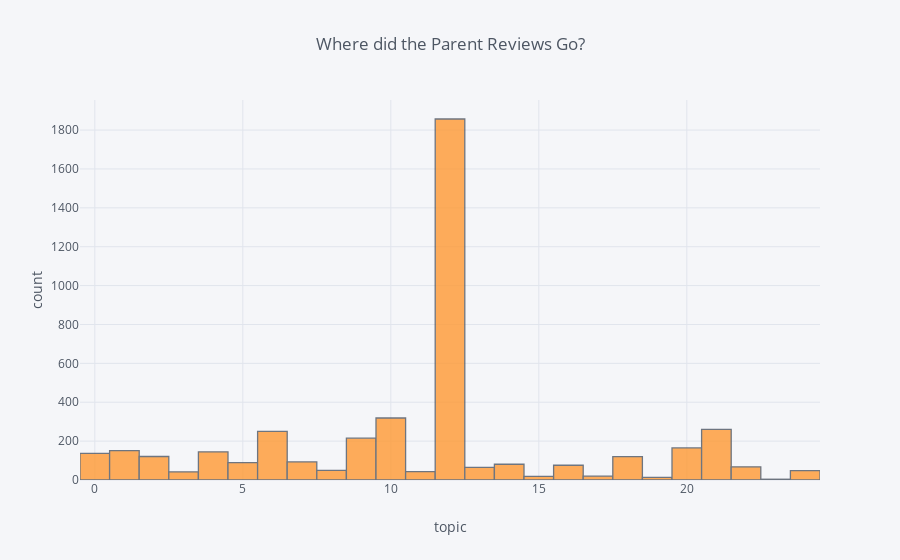

Here is the notebook cell this chart was saved with:
### Code cell
import plotly.plotly as py
import plotly.graph_objs as go
from plotly.offline import iplot, init_notebook_mode
# Using plotly + cufflinks in offline mode
import cufflinks
cufflinks.go_offline(connected=True)
init_notebook_mode(connected=True)


data['SubmittedBy'].value_counts()

list1 = list(data.loc[data['SubmittedBy']=='Submitted by a Parent'].index)

# get the indices of reviews that made it into the present corpus 
range_indices = bn.loosen(os.getcwd() + '/data/by_rating_range.pickle')
indices = data.loc[range_indices['[0, 35)'],'Review_Length']
filtered_index = indices[indices>100].index
result = np.intersect1d(list1, filtered_index)

# get the parent reviews 
parent_reviews = [i for i, e in enumerate(filtered_index) if e in result]

plotdf = topic_dataset.ix[parent_reviews].rename(columns={0:'DomTop'})
plotdf['DomTop'].iplot(kind='hist', xTitle='topic',yTitle='count', title='Where did the Parent Reviews Go?')

### Figure 1 — Plotly figure (JSON) as saved in the notebook; plotly's stock layout.template omitted (floating-point values rounded to 4 significant figures; data arrays with more than 128 entries replaced by an {"elided": "..."} marker saying what was removed)
{"data": [{"histfunc": "count", "histnorm": "", "marker": {"color": "rgba(255, 153, 51, 1.0)", "line": {"color": "#4D5663", "width": 1.3}}, "name": "DomTop", "opacity": 0.8, "orientation": "v", "type": "histogram", "uid": "cadd265e-2dbc-4b67-8d0e-9ed75ee122e2", "x": {"elided": "4452 int values"}}], "layout": {"barmode": "overlay", "legend": {"bgcolor": "#F5F6F9", "font": {"color": "#4D5663"}}, "paper_bgcolor": "#F5F6F9", "plot_bgcolor": "#F5F6F9", "title": {"font": {"color": "#4D5663"}, "text": "Where did the Parent Reviews Go?"}, "xaxis": {"gridcolor": "#E1E5ED", "showgrid": true, "tickfont": {"color": "#4D5663"}, "title": {"font": {"color": "#4D5663"}, "text": "topic"}, "zerolinecolor": "#E1E5ED"}, "yaxis": {"gridcolor": "#E1E5ED", "showgrid": true, "tickfont": {"color": "#4D5663"}, "title": {"font": {"color": "#4D5663"}, "text": "count"}, "zerolinecolor": "#E1E5ED"}}}
